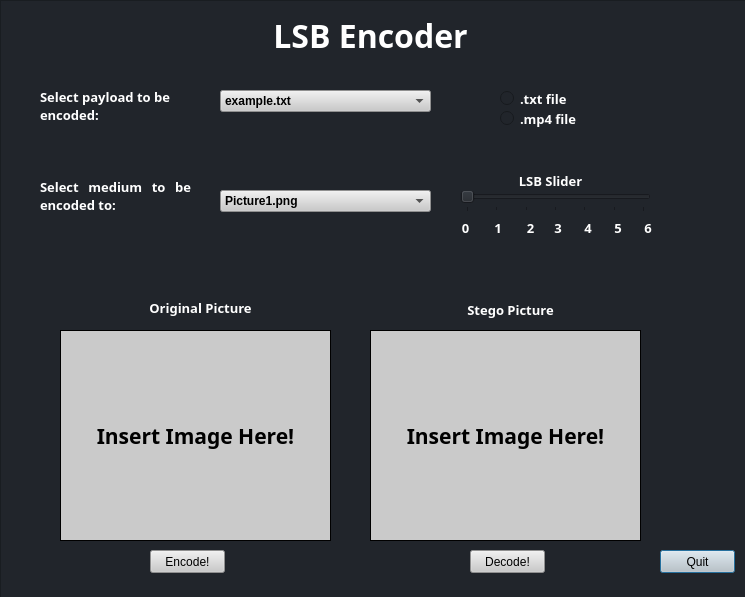
<?xml version="1.0" encoding="UTF-8"?>
<ui version="4.0">
 <class>MainWindow</class>
 <widget class="QDialog" name="MainWindow">
  <property name="geometry">
   <rect>
    <x>0</x>
    <y>0</y>
    <width>745</width>
    <height>597</height>
   </rect>
  </property>
  <property name="contextMenuPolicy">
   <enum>Qt::CustomContextMenu</enum>
  </property>
  <property name="windowTitle">
   <string>Test GUI</string>
  </property>
  <property name="sizeGripEnabled">
   <bool>false</bool>
  </property>
  <widget class="QFrame" name="centralwidget">
   <property name="geometry">
    <rect>
     <x>0</x>
     <y>0</y>
     <width>1021</width>
     <height>611</height>
    </rect>
   </property>
   <property name="font">
    <font>
     <weight>75</weight>
     <bold>true</bold>
    </font>
   </property>
   <property name="styleSheet">
    <string notr="true">
background-color: rgb(33, 37, 43);</string>
   </property>
   <property name="frameShape">
    <enum>QFrame::StyledPanel</enum>
   </property>
   <property name="frameShadow">
    <enum>QFrame::Raised</enum>
   </property>
   <widget class="QLabel" name="titlelabel">
    <property name="geometry">
     <rect>
      <x>260</x>
      <y>10</y>
      <width>221</width>
      <height>51</height>
     </rect>
    </property>
    <property name="font">
     <font>
      <family>MS Gothic</family>
      <pointsize>24</pointsize>
      <weight>75</weight>
      <bold>true</bold>
      <underline>false</underline>
     </font>
    </property>
    <property name="styleSheet">
     <string notr="true">color: rgb(255, 255, 255);</string>
    </property>
    <property name="text">
     <string>LSB Encoder</string>
    </property>
    <property name="alignment">
     <set>Qt::AlignCenter</set>
    </property>
    <property name="indent">
     <number>0</number>
    </property>
   </widget>
   <widget class="QPushButton" name="quitButton">
    <property name="geometry">
     <rect>
      <x>660</x>
      <y>550</y>
      <width>75</width>
      <height>23</height>
     </rect>
    </property>
    <property name="styleSheet">
     <string notr="true">background-color: rgb(202, 202, 202);</string>
    </property>
    <property name="text">
     <string>Quit</string>
    </property>
   </widget>
   <widget class="QLabel" name="fileencodelabel">
    <property name="geometry">
     <rect>
      <x>40</x>
      <y>80</y>
      <width>161</width>
      <height>51</height>
     </rect>
    </property>
    <property name="font">
     <font>
      <family>MS Gothic</family>
      <pointsize>10</pointsize>
      <weight>75</weight>
      <bold>true</bold>
      <underline>false</underline>
     </font>
    </property>
    <property name="styleSheet">
     <string notr="true">color: rgb(255, 255, 255);</string>
    </property>
    <property name="text">
     <string>Select payload to be encoded:</string>
    </property>
    <property name="textFormat">
     <enum>Qt::PlainText</enum>
    </property>
    <property name="alignment">
     <set>Qt::AlignLeading|Qt::AlignLeft|Qt::AlignVCenter</set>
    </property>
    <property name="wordWrap">
     <bool>true</bool>
    </property>
    <property name="margin">
     <number>0</number>
    </property>
    <property name="indent">
     <number>0</number>
    </property>
   </widget>
   <widget class="QLabel" name="piclabel_3">
    <property name="geometry">
     <rect>
      <x>40</x>
      <y>170</y>
      <width>151</width>
      <height>51</height>
     </rect>
    </property>
    <property name="font">
     <font>
      <family>MS Gothic</family>
      <pointsize>10</pointsize>
      <weight>75</weight>
      <bold>true</bold>
      <underline>false</underline>
     </font>
    </property>
    <property name="styleSheet">
     <string notr="true">color: rgb(255, 255, 255);</string>
    </property>
    <property name="text">
     <string>Select medium to be encoded to:</string>
    </property>
    <property name="textFormat">
     <enum>Qt::PlainText</enum>
    </property>
    <property name="scaledContents">
     <bool>false</bool>
    </property>
    <property name="alignment">
     <set>Qt::AlignJustify|Qt::AlignVCenter</set>
    </property>
    <property name="wordWrap">
     <bool>true</bool>
    </property>
    <property name="margin">
     <number>0</number>
    </property>
    <property name="indent">
     <number>0</number>
    </property>
   </widget>
   <widget class="QPushButton" name="encodeButton">
    <property name="geometry">
     <rect>
      <x>150</x>
      <y>550</y>
      <width>75</width>
      <height>23</height>
     </rect>
    </property>
    <property name="styleSheet">
     <string notr="true">background-color: rgb(202, 202, 202);</string>
    </property>
    <property name="text">
     <string>Encode!</string>
    </property>
   </widget>
   <widget class="QComboBox" name="comboBox">
    <property name="geometry">
     <rect>
      <x>220</x>
      <y>90</y>
      <width>211</width>
      <height>22</height>
     </rect>
    </property>
    <property name="font">
     <font>
      <weight>75</weight>
      <bold>true</bold>
      <kerning>true</kerning>
     </font>
    </property>
    <property name="cursor">
     <cursorShape>PointingHandCursor</cursorShape>
    </property>
    <property name="styleSheet">
     <string notr="true">background-color: rgb(202, 202, 202);
alternate-background-color: rgb(255, 255, 255);</string>
    </property>
    <item>
     <property name="text">
      <string>example.txt</string>
     </property>
    </item>
    <item>
     <property name="text">
      <string>sample.mp4</string>
     </property>
    </item>
    <item>
     <property name="text">
      <string/>
     </property>
    </item>
   </widget>
   <widget class="QComboBox" name="comboBox_2">
    <property name="geometry">
     <rect>
      <x>220</x>
      <y>190</y>
      <width>211</width>
      <height>22</height>
     </rect>
    </property>
    <property name="font">
     <font>
      <weight>75</weight>
      <bold>true</bold>
     </font>
    </property>
    <property name="cursor">
     <cursorShape>PointingHandCursor</cursorShape>
    </property>
    <property name="styleSheet">
     <string notr="true">background-color: rgb(202, 202, 202);</string>
    </property>
    <item>
     <property name="text">
      <string>Picture1.png</string>
     </property>
    </item>
    <item>
     <property name="text">
      <string>Picture2.jpeg</string>
     </property>
    </item>
   </widget>
   <widget class="QLabel" name="originalpiclabel">
    <property name="geometry">
     <rect>
      <x>130</x>
      <y>300</y>
      <width>141</width>
      <height>16</height>
     </rect>
    </property>
    <property name="font">
     <font>
      <family>MS Gothic</family>
      <pointsize>10</pointsize>
      <weight>75</weight>
      <bold>true</bold>
      <underline>false</underline>
     </font>
    </property>
    <property name="styleSheet">
     <string notr="true">color: rgb(255, 255, 255);</string>
    </property>
    <property name="text">
     <string>Original Picture</string>
    </property>
    <property name="textFormat">
     <enum>Qt::PlainText</enum>
    </property>
    <property name="alignment">
     <set>Qt::AlignCenter</set>
    </property>
    <property name="wordWrap">
     <bool>true</bool>
    </property>
    <property name="margin">
     <number>0</number>
    </property>
    <property name="indent">
     <number>0</number>
    </property>
   </widget>
   <widget class="QLabel" name="encodedpiclabel">
    <property name="geometry">
     <rect>
      <x>440</x>
      <y>300</y>
      <width>141</width>
      <height>20</height>
     </rect>
    </property>
    <property name="font">
     <font>
      <family>MS Gothic</family>
      <pointsize>10</pointsize>
      <weight>75</weight>
      <bold>true</bold>
      <underline>false</underline>
     </font>
    </property>
    <property name="styleSheet">
     <string notr="true">color: rgb(255, 255, 255);</string>
    </property>
    <property name="text">
     <string>Stego Picture</string>
    </property>
    <property name="textFormat">
     <enum>Qt::PlainText</enum>
    </property>
    <property name="alignment">
     <set>Qt::AlignCenter</set>
    </property>
    <property name="wordWrap">
     <bool>true</bool>
    </property>
    <property name="margin">
     <number>0</number>
    </property>
    <property name="indent">
     <number>0</number>
    </property>
   </widget>
   <widget class="QRadioButton" name="txtradioButton">
    <property name="geometry">
     <rect>
      <x>500</x>
      <y>90</y>
      <width>101</width>
      <height>17</height>
     </rect>
    </property>
    <property name="font">
     <font>
      <family>MS Gothic</family>
      <pointsize>10</pointsize>
      <weight>75</weight>
      <bold>true</bold>
     </font>
    </property>
    <property name="styleSheet">
     <string notr="true">color: rgb(255, 255, 255);</string>
    </property>
    <property name="text">
     <string>.txt file</string>
    </property>
    <property name="iconSize">
     <size>
      <width>20</width>
      <height>20</height>
     </size>
    </property>
    <property name="checked">
     <bool>false</bool>
    </property>
   </widget>
   <widget class="QRadioButton" name="mp4radioButton">
    <property name="geometry">
     <rect>
      <x>500</x>
      <y>110</y>
      <width>101</width>
      <height>17</height>
     </rect>
    </property>
    <property name="font">
     <font>
      <family>MS Gothic</family>
      <pointsize>10</pointsize>
      <weight>75</weight>
      <bold>true</bold>
     </font>
    </property>
    <property name="styleSheet">
     <string notr="true">color: rgb(255, 255, 255);</string>
    </property>
    <property name="text">
     <string>.mp4 file</string>
    </property>
    <property name="iconSize">
     <size>
      <width>20</width>
      <height>20</height>
     </size>
    </property>
    <property name="checked">
     <bool>false</bool>
    </property>
   </widget>
   <widget class="QSlider" name="LSBhorizontalSlider">
    <property name="geometry">
     <rect>
      <x>460</x>
      <y>190</y>
      <width>191</width>
      <height>22</height>
     </rect>
    </property>
    <property name="font">
     <font>
      <family>MS Gothic</family>
     </font>
    </property>
    <property name="mouseTracking">
     <bool>true</bool>
    </property>
    <property name="acceptDrops">
     <bool>false</bool>
    </property>
    <property name="autoFillBackground">
     <bool>false</bool>
    </property>
    <property name="styleSheet">
     <string notr="true">border-color: rgb(0, 0, 0);</string>
    </property>
    <property name="maximum">
     <number>6</number>
    </property>
    <property name="singleStep">
     <number>1</number>
    </property>
    <property name="value">
     <number>0</number>
    </property>
    <property name="tracking">
     <bool>true</bool>
    </property>
    <property name="orientation">
     <enum>Qt::Horizontal</enum>
    </property>
    <property name="tickPosition">
     <enum>QSlider::TicksBelow</enum>
    </property>
    <property name="tickInterval">
     <number>0</number>
    </property>
   </widget>
   <widget class="QPushButton" name="DecodeButton">
    <property name="geometry">
     <rect>
      <x>470</x>
      <y>550</y>
      <width>75</width>
      <height>23</height>
     </rect>
    </property>
    <property name="styleSheet">
     <string notr="true">background-color: rgb(202, 202, 202);</string>
    </property>
    <property name="text">
     <string>Decode!</string>
    </property>
   </widget>
   <widget class="QLabel" name="lsbslidernum0">
    <property name="geometry">
     <rect>
      <x>450</x>
      <y>220</y>
      <width>31</width>
      <height>16</height>
     </rect>
    </property>
    <property name="font">
     <font>
      <family>MS Gothic</family>
      <pointsize>10</pointsize>
      <weight>75</weight>
      <bold>true</bold>
     </font>
    </property>
    <property name="styleSheet">
     <string notr="true">color: rgb(255, 255, 255);</string>
    </property>
    <property name="text">
     <string>0</string>
    </property>
    <property name="alignment">
     <set>Qt::AlignCenter</set>
    </property>
   </widget>
   <widget class="QLabel" name="lsbslidernum1">
    <property name="geometry">
     <rect>
      <x>490</x>
      <y>220</y>
      <width>16</width>
      <height>16</height>
     </rect>
    </property>
    <property name="font">
     <font>
      <family>MS Gothic</family>
      <pointsize>10</pointsize>
      <weight>75</weight>
      <bold>true</bold>
     </font>
    </property>
    <property name="styleSheet">
     <string notr="true">color: rgb(255, 255, 255);</string>
    </property>
    <property name="text">
     <string>1</string>
    </property>
    <property name="alignment">
     <set>Qt::AlignCenter</set>
    </property>
   </widget>
   <widget class="QLabel" name="lsbslidernum2">
    <property name="geometry">
     <rect>
      <x>520</x>
      <y>220</y>
      <width>21</width>
      <height>16</height>
     </rect>
    </property>
    <property name="font">
     <font>
      <family>MS Gothic</family>
      <pointsize>10</pointsize>
      <weight>75</weight>
      <bold>true</bold>
     </font>
    </property>
    <property name="styleSheet">
     <string notr="true">color: rgb(255, 255, 255);</string>
    </property>
    <property name="text">
     <string>2</string>
    </property>
    <property name="alignment">
     <set>Qt::AlignCenter</set>
    </property>
   </widget>
   <widget class="QLabel" name="lsbslidernum3">
    <property name="geometry">
     <rect>
      <x>550</x>
      <y>220</y>
      <width>16</width>
      <height>16</height>
     </rect>
    </property>
    <property name="font">
     <font>
      <family>MS Gothic</family>
      <pointsize>10</pointsize>
      <weight>75</weight>
      <bold>true</bold>
     </font>
    </property>
    <property name="styleSheet">
     <string notr="true">color: rgb(255, 255, 255);</string>
    </property>
    <property name="text">
     <string>3</string>
    </property>
    <property name="alignment">
     <set>Qt::AlignCenter</set>
    </property>
   </widget>
   <widget class="QLabel" name="lsbslidernum5">
    <property name="geometry">
     <rect>
      <x>580</x>
      <y>220</y>
      <width>16</width>
      <height>16</height>
     </rect>
    </property>
    <property name="font">
     <font>
      <family>MS Gothic</family>
      <pointsize>10</pointsize>
      <weight>75</weight>
      <bold>true</bold>
     </font>
    </property>
    <property name="styleSheet">
     <string notr="true">color: rgb(255, 255, 255);</string>
    </property>
    <property name="text">
     <string>4</string>
    </property>
    <property name="alignment">
     <set>Qt::AlignCenter</set>
    </property>
   </widget>
   <widget class="QLabel" name="lsbslidernum5_2">
    <property name="geometry">
     <rect>
      <x>610</x>
      <y>220</y>
      <width>16</width>
      <height>16</height>
     </rect>
    </property>
    <property name="font">
     <font>
      <family>MS Gothic</family>
      <pointsize>10</pointsize>
      <weight>75</weight>
      <bold>true</bold>
     </font>
    </property>
    <property name="styleSheet">
     <string notr="true">color: rgb(255, 255, 255);</string>
    </property>
    <property name="text">
     <string>5</string>
    </property>
    <property name="alignment">
     <set>Qt::AlignCenter</set>
    </property>
   </widget>
   <widget class="QLabel" name="lsbslidernum6">
    <property name="geometry">
     <rect>
      <x>640</x>
      <y>220</y>
      <width>16</width>
      <height>16</height>
     </rect>
    </property>
    <property name="font">
     <font>
      <family>MS Gothic</family>
      <pointsize>10</pointsize>
      <weight>75</weight>
      <bold>true</bold>
     </font>
    </property>
    <property name="styleSheet">
     <string notr="true">color: rgb(255, 255, 255);</string>
    </property>
    <property name="text">
     <string>6</string>
    </property>
    <property name="alignment">
     <set>Qt::AlignCenter</set>
    </property>
   </widget>
   <widget class="QLabel" name="LSBlabel">
    <property name="geometry">
     <rect>
      <x>440</x>
      <y>170</y>
      <width>221</width>
      <height>21</height>
     </rect>
    </property>
    <property name="font">
     <font>
      <family>MS Gothic</family>
      <pointsize>10</pointsize>
      <weight>75</weight>
      <bold>true</bold>
      <underline>false</underline>
     </font>
    </property>
    <property name="styleSheet">
     <string notr="true">color: rgb(255, 255, 255);</string>
    </property>
    <property name="text">
     <string>LSB Slider</string>
    </property>
    <property name="textFormat">
     <enum>Qt::PlainText</enum>
    </property>
    <property name="alignment">
     <set>Qt::AlignCenter</set>
    </property>
    <property name="wordWrap">
     <bool>false</bool>
    </property>
    <property name="margin">
     <number>0</number>
    </property>
    <property name="indent">
     <number>0</number>
    </property>
   </widget>
   <widget class="QLabel" name="Picturelabel">
    <property name="geometry">
     <rect>
      <x>60</x>
      <y>330</y>
      <width>271</width>
      <height>211</height>
     </rect>
    </property>
    <property name="font">
     <font>
      <family>MS Gothic</family>
      <pointsize>16</pointsize>
      <weight>75</weight>
      <bold>true</bold>
     </font>
    </property>
    <property name="acceptDrops">
     <bool>true</bool>
    </property>
    <property name="layoutDirection">
     <enum>Qt::LeftToRight</enum>
    </property>
    <property name="autoFillBackground">
     <bool>false</bool>
    </property>
    <property name="styleSheet">
     <string notr="true">background-color: rgb(202, 202, 202);</string>
    </property>
    <property name="frameShape">
     <enum>QFrame::Box</enum>
    </property>
    <property name="text">
     <string>Insert Image Here!</string>
    </property>
    <property name="alignment">
     <set>Qt::AlignCenter</set>
    </property>
   </widget>
   <widget class="QLabel" name="Stegolabel">
    <property name="geometry">
     <rect>
      <x>370</x>
      <y>330</y>
      <width>271</width>
      <height>211</height>
     </rect>
    </property>
    <property name="font">
     <font>
      <family>MS Gothic</family>
      <pointsize>16</pointsize>
      <weight>75</weight>
      <bold>true</bold>
     </font>
    </property>
    <property name="acceptDrops">
     <bool>true</bool>
    </property>
    <property name="layoutDirection">
     <enum>Qt::LeftToRight</enum>
    </property>
    <property name="autoFillBackground">
     <bool>false</bool>
    </property>
    <property name="styleSheet">
     <string notr="true">background-color: rgb(202, 202, 202);</string>
    </property>
    <property name="frameShape">
     <enum>QFrame::Box</enum>
    </property>
    <property name="text">
     <string>Insert Image Here!</string>
    </property>
    <property name="alignment">
     <set>Qt::AlignCenter</set>
    </property>
   </widget>
  </widget>
 </widget>
 <tabstops>
  <tabstop>comboBox</tabstop>
  <tabstop>txtradioButton</tabstop>
  <tabstop>comboBox_2</tabstop>
  <tabstop>quitButton</tabstop>
  <tabstop>encodeButton</tabstop>
  <tabstop>mp4radioButton</tabstop>
 </tabstops>
 <resources/>
 <connections>
  <connection>
   <sender>quitButton</sender>
   <signal>clicked()</signal>
   <receiver>MainWindow</receiver>
   <slot>accept()</slot>
   <hints>
    <hint type="sourcelabel">
     <x>690</x>
     <y>568</y>
    </hint>
    <hint type="destinationlabel">
     <x>1213</x>
     <y>48</y>
    </hint>
   </hints>
  </connection>
 </connections>
</ui>
